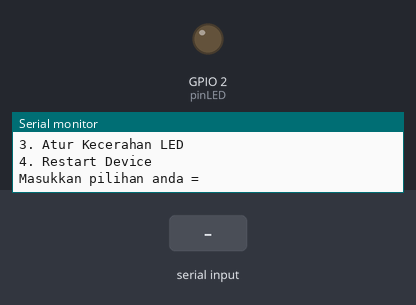
A program run on a simulated ESP32. Parts: output pins drawn as LEDs (lit = HIGH), the last lines printed to the serial monitor. The test bench sets the inputs (shaded band).

Above: at 1.8 s.
1.9 s: "1\n" received over Serial
At 4.0 s:
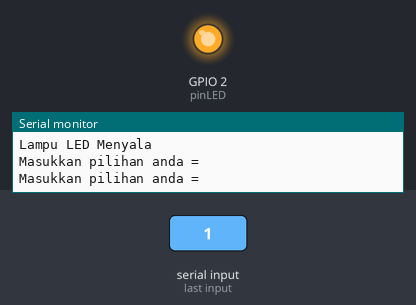
4.5 s: "2\n" received over Serial
At 5.9 s:
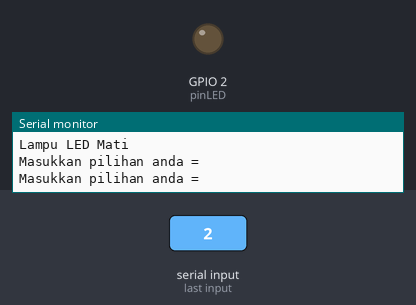
7.0 s: "1,90\n" received over Serial
At 9.7 s:
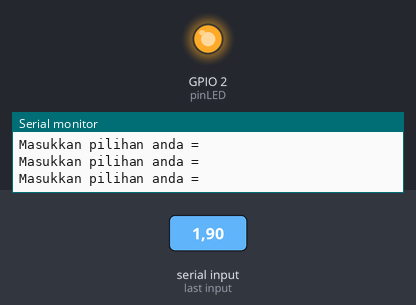
Timing chart, 0 to 11.2 s (numbered marks = the images above; inputs shaded):
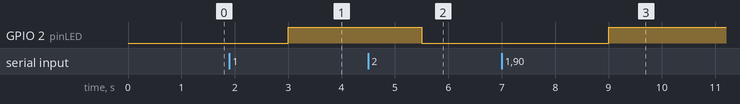

Measured:
- after the input at 1.9 s, GPIO 2 (pinLED): LOW → HIGH after 1.1 s
- after the input at 4.5 s, GPIO 2 (pinLED): HIGH → LOW after 1.0 s
- after the input at 7.0 s, GPIO 2 (pinLED): LOW → HIGH after 2.0 s

The program:

main.cpp
```cpp
#include <Arduino.h>
#include <Esp.h>
#define pinLED LED_BUILTIN

unsigned long waktuSebelum = 0;
const long interval = 1000;
int stats = 0;
int ledValue = 255;
float precentage;

void setup()
{
  // put your setup code here, to run once:
  Serial.begin(115200);
  pinMode(pinLED, OUTPUT);
  Serial.println("===Program LED Berbasis Serial Monitor WeMos D1===");

  Serial.println("===Pilihan program yang tersedia: ===");
  Serial.println("1. Hidupkan LED");
  Serial.println("2. Matikan LED");
  Serial.println("3. Atur Kecerahan LED");
  Serial.println("4. Restart Device");
}

void loop()
{
  // put your main code here, to run repeatedly:
  unsigned long waktuSekarang = millis();

  if (waktuSekarang - waktuSebelum >= interval)
  {
    Serial.println("Masukkan pilihan anda = ");

    while (Serial.available() == 0)
    {
      // dont do anything but run switch function
      if (stats == 2)
      {
        analogWrite(pinLED, 0);
      }
      else if (stats == 1)
      {
        analogWrite(pinLED, ledValue);
      }
    }

    int pilihanMenu = Serial.parseInt();
    switch (pilihanMenu)
    {
    case 1:
      Serial.println("Lampu LED Menyala");
      stats = 1;
      break;

    case 2:

      Serial.println("Lampu LED Mati");
      stats = 2;
      break;

    case 3:
      Serial.println("Atur Kecerahan Lampu");
      Serial.println("Masukkan Prosentase Kecerahan = ");
      while (Serial.available() == 0)
      {
        // dont do anything
      }
      precentage = Serial.parseInt();
      ledValue = (precentage / 100.0) * 255;
      Serial.print("Kecerahan layar ");
      Serial.print(precentage);
      Serial.print(" %\tdengan value ");
      Serial.println(ledValue);
      break;

    case 4:
      ESP.restart();
      break;

    default:
      break;
    }
    waktuSebelum = waktuSekarang;
  }
}
```
